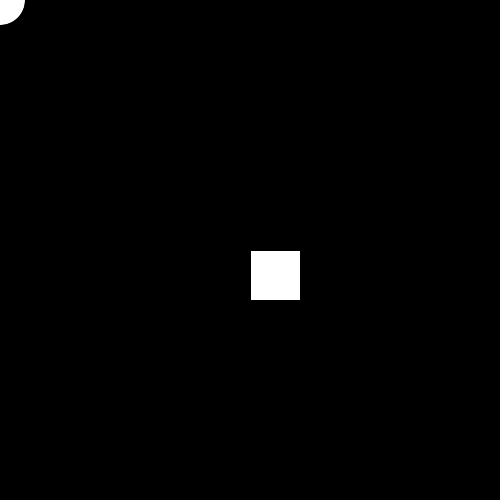
Frame 1 (no input)
Frame 60 (the mouse pressed at the canvas centre just before this capture): identical to frame 1, image omitted
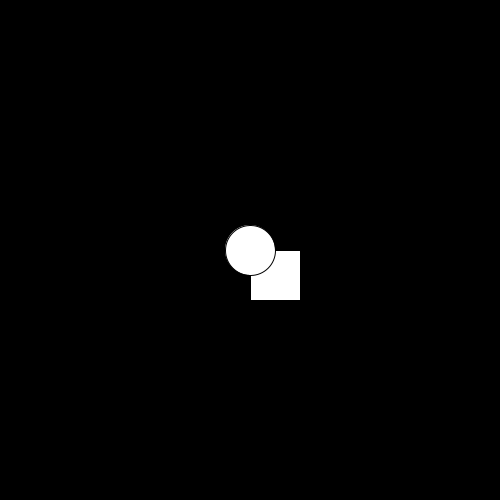
Frame 120 (the mouse held since frame 60 and released just before this capture)

The Processing sketch that drew these frames (run headless with seeded random() and noise(); from frame 60 on, the mouse is pressed at the canvas centre):

// Processing sketch: ejemplo_02_mouse
// ── ejemplo_02_mouse.pde
void setup() {
  size(500, 500);
}


void draw() {
  background(0); // la función background() pinta el fondo. 0 es negro, 255 es blanco, los valores intermedios, grises
  rect(250, 250, 50, 50);
  ellipse(mouseX, mouseY, 50, 50); // las variables de sistema mouseX y mouseY, guardan todo el tiempo la posicion del puntero del mouse
  // en consecuencia, este circulo se dibuja siempre en la posicion del mouse
}
